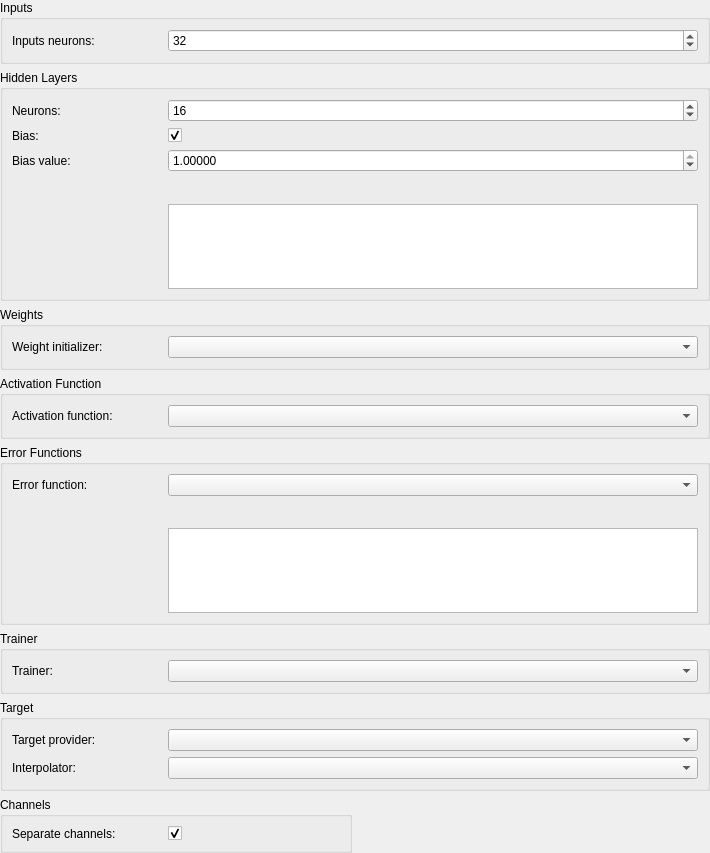
<?xml version="1.0" encoding="UTF-8"?>
<ui version="4.0">
 <class>ViNeuralSelectorWidget</class>
 <widget class="QWidget" name="ViNeuralSelectorWidget">
  <property name="geometry">
   <rect>
    <x>0</x>
    <y>0</y>
    <width>710</width>
    <height>853</height>
   </rect>
  </property>
  <property name="sizePolicy">
   <sizepolicy hsizetype="Preferred" vsizetype="Preferred">
    <horstretch>0</horstretch>
    <verstretch>0</verstretch>
   </sizepolicy>
  </property>
  <property name="minimumSize">
   <size>
    <width>0</width>
    <height>0</height>
   </size>
  </property>
  <property name="maximumSize">
   <size>
    <width>16777215</width>
    <height>16777215</height>
   </size>
  </property>
  <property name="windowTitle">
   <string>Form</string>
  </property>
  <property name="styleSheet">
   <string/>
  </property>
  <layout class="QGridLayout" name="gridLayout">
   <property name="leftMargin">
    <number>0</number>
   </property>
   <property name="topMargin">
    <number>0</number>
   </property>
   <property name="rightMargin">
    <number>0</number>
   </property>
   <property name="bottomMargin">
    <number>0</number>
   </property>
   <item row="3" column="0" colspan="2">
    <widget class="QGroupBox" name="groupBox_4">
     <property name="title">
      <string>Activation Function</string>
     </property>
     <layout class="QGridLayout" name="gridLayout_7">
      <item row="0" column="0">
       <widget class="QLabel" name="label_5">
        <property name="minimumSize">
         <size>
          <width>150</width>
          <height>0</height>
         </size>
        </property>
        <property name="maximumSize">
         <size>
          <width>150</width>
          <height>16777215</height>
         </size>
        </property>
        <property name="text">
         <string>Activation function:</string>
        </property>
       </widget>
      </item>
      <item row="0" column="1">
       <widget class="QComboBox" name="activationFunctionComboBox"/>
      </item>
     </layout>
    </widget>
   </item>
   <item row="5" column="0" colspan="2">
    <widget class="QGroupBox" name="groupBox_6">
     <property name="title">
      <string>Trainer</string>
     </property>
     <layout class="QGridLayout" name="gridLayout_10">
      <item row="0" column="0">
       <widget class="QLabel" name="label_8">
        <property name="minimumSize">
         <size>
          <width>150</width>
          <height>0</height>
         </size>
        </property>
        <property name="maximumSize">
         <size>
          <width>150</width>
          <height>16777215</height>
         </size>
        </property>
        <property name="text">
         <string>Trainer:</string>
        </property>
       </widget>
      </item>
      <item row="0" column="1">
       <widget class="QComboBox" name="trainerComboBox"/>
      </item>
     </layout>
    </widget>
   </item>
   <item row="1" column="0" colspan="2">
    <widget class="QGroupBox" name="groupBox">
     <property name="title">
      <string>Hidden Layers</string>
     </property>
     <layout class="QGridLayout" name="gridLayout_2">
      <item row="2" column="1" colspan="7">
       <widget class="QDoubleSpinBox" name="biasValueSpinBox">
        <property name="minimumSize">
         <size>
          <width>100</width>
          <height>0</height>
         </size>
        </property>
        <property name="decimals">
         <number>5</number>
        </property>
        <property name="maximum">
         <double>1.000000000000000</double>
        </property>
        <property name="singleStep">
         <double>0.001000000000000</double>
        </property>
        <property name="value">
         <double>1.000000000000000</double>
        </property>
       </widget>
      </item>
      <item row="0" column="0">
       <widget class="QLabel" name="label_3">
        <property name="minimumSize">
         <size>
          <width>150</width>
          <height>0</height>
         </size>
        </property>
        <property name="maximumSize">
         <size>
          <width>150</width>
          <height>16777215</height>
         </size>
        </property>
        <property name="text">
         <string>Neurons:</string>
        </property>
       </widget>
      </item>
      <item row="4" column="6">
       <widget class="ViButton" name="hiddenLayerRemove" native="true"/>
      </item>
      <item row="4" column="7">
       <spacer name="horizontalSpacer_4">
        <property name="orientation">
         <enum>Qt::Horizontal</enum>
        </property>
        <property name="sizeHint" stdset="0">
         <size>
          <width>40</width>
          <height>20</height>
         </size>
        </property>
       </spacer>
      </item>
      <item row="4" column="3" colspan="3">
       <widget class="ViButton" name="hiddenLayerAdd" native="true"/>
      </item>
      <item row="0" column="1" colspan="7">
       <widget class="QSpinBox" name="hiddenNeuronsSpinBox">
        <property name="minimumSize">
         <size>
          <width>100</width>
          <height>0</height>
         </size>
        </property>
        <property name="minimum">
         <number>1</number>
        </property>
        <property name="maximum">
         <number>1024</number>
        </property>
        <property name="value">
         <number>16</number>
        </property>
       </widget>
      </item>
      <item row="1" column="1" colspan="7">
       <widget class="QCheckBox" name="biasCheckBox">
        <property name="maximumSize">
         <size>
          <width>16777215</width>
          <height>16777215</height>
         </size>
        </property>
        <property name="text">
         <string/>
        </property>
        <property name="checked">
         <bool>true</bool>
        </property>
       </widget>
      </item>
      <item row="1" column="0">
       <widget class="QLabel" name="label_4">
        <property name="minimumSize">
         <size>
          <width>150</width>
          <height>0</height>
         </size>
        </property>
        <property name="maximumSize">
         <size>
          <width>150</width>
          <height>16777215</height>
         </size>
        </property>
        <property name="text">
         <string>Bias:</string>
        </property>
       </widget>
      </item>
      <item row="2" column="0">
       <widget class="QLabel" name="biasValueLabel">
        <property name="text">
         <string>Bias value:</string>
        </property>
       </widget>
      </item>
      <item row="6" column="1" colspan="7">
       <widget class="QListWidget" name="hiddenLayerList">
        <property name="maximumSize">
         <size>
          <width>16777215</width>
          <height>100</height>
         </size>
        </property>
        <property name="selectionMode">
         <enum>QAbstractItemView::ExtendedSelection</enum>
        </property>
       </widget>
      </item>
      <item row="4" column="1">
       <spacer name="horizontalSpacer">
        <property name="orientation">
         <enum>Qt::Horizontal</enum>
        </property>
        <property name="sizeHint" stdset="0">
         <size>
          <width>40</width>
          <height>20</height>
         </size>
        </property>
       </spacer>
      </item>
     </layout>
    </widget>
   </item>
   <item row="6" column="0" colspan="2">
    <widget class="QGroupBox" name="groupBox_7">
     <property name="title">
      <string>Target</string>
     </property>
     <layout class="QGridLayout" name="gridLayout_9">
      <item row="1" column="1">
       <widget class="QComboBox" name="interpolatorComboBox"/>
      </item>
      <item row="0" column="0">
       <widget class="QLabel" name="label_7">
        <property name="minimumSize">
         <size>
          <width>150</width>
          <height>0</height>
         </size>
        </property>
        <property name="maximumSize">
         <size>
          <width>150</width>
          <height>16777215</height>
         </size>
        </property>
        <property name="text">
         <string>Target provider:</string>
        </property>
       </widget>
      </item>
      <item row="0" column="1">
       <widget class="QComboBox" name="targetProviderComboBox"/>
      </item>
      <item row="1" column="0">
       <widget class="QLabel" name="interpolatorLabel">
        <property name="text">
         <string>Interpolator:</string>
        </property>
       </widget>
      </item>
     </layout>
    </widget>
   </item>
   <item row="0" column="0" colspan="2">
    <widget class="QGroupBox" name="groupBox_3">
     <property name="title">
      <string>Inputs</string>
     </property>
     <layout class="QGridLayout" name="gridLayout_6">
      <item row="0" column="0">
       <widget class="QLabel" name="label">
        <property name="minimumSize">
         <size>
          <width>150</width>
          <height>0</height>
         </size>
        </property>
        <property name="maximumSize">
         <size>
          <width>150</width>
          <height>16777215</height>
         </size>
        </property>
        <property name="text">
         <string>Inputs neurons:</string>
        </property>
       </widget>
      </item>
      <item row="0" column="1">
       <widget class="QSpinBox" name="inputSpinBox">
        <property name="minimum">
         <number>2</number>
        </property>
        <property name="maximum">
         <number>1024</number>
        </property>
        <property name="value">
         <number>32</number>
        </property>
       </widget>
      </item>
     </layout>
    </widget>
   </item>
   <item row="7" column="0">
    <widget class="QGroupBox" name="groupBox_8">
     <property name="title">
      <string>Channels</string>
     </property>
     <layout class="QGridLayout" name="gridLayout_3">
      <item row="0" column="0">
       <widget class="QLabel" name="label_9">
        <property name="maximumSize">
         <size>
          <width>150</width>
          <height>16777215</height>
         </size>
        </property>
        <property name="text">
         <string>Separate channels:</string>
        </property>
       </widget>
      </item>
      <item row="0" column="1">
       <widget class="QCheckBox" name="channelsCheckBox">
        <property name="text">
         <string/>
        </property>
        <property name="checked">
         <bool>true</bool>
        </property>
       </widget>
      </item>
     </layout>
    </widget>
   </item>
   <item row="2" column="0" colspan="2">
    <widget class="QGroupBox" name="groupBox_5">
     <property name="title">
      <string>Weights</string>
     </property>
     <layout class="QGridLayout" name="gridLayout_8">
      <item row="0" column="0">
       <widget class="QLabel" name="label_2">
        <property name="maximumSize">
         <size>
          <width>150</width>
          <height>16777215</height>
         </size>
        </property>
        <property name="sizeIncrement">
         <size>
          <width>150</width>
          <height>0</height>
         </size>
        </property>
        <property name="text">
         <string>Weight initializer:</string>
        </property>
       </widget>
      </item>
      <item row="0" column="1">
       <widget class="QComboBox" name="weightInitializerComboBox"/>
      </item>
     </layout>
    </widget>
   </item>
   <item row="4" column="0" colspan="2">
    <widget class="QGroupBox" name="groupBox_2">
     <property name="title">
      <string>Error Functions</string>
     </property>
     <layout class="QGridLayout" name="gridLayout_5">
      <item row="1" column="4">
       <spacer name="horizontalSpacer_2">
        <property name="orientation">
         <enum>Qt::Horizontal</enum>
        </property>
        <property name="sizeHint" stdset="0">
         <size>
          <width>40</width>
          <height>20</height>
         </size>
        </property>
       </spacer>
      </item>
      <item row="0" column="0">
       <widget class="QLabel" name="label_6">
        <property name="minimumSize">
         <size>
          <width>150</width>
          <height>0</height>
         </size>
        </property>
        <property name="maximumSize">
         <size>
          <width>150</width>
          <height>16777215</height>
         </size>
        </property>
        <property name="text">
         <string>Error function:</string>
        </property>
       </widget>
      </item>
      <item row="1" column="2">
       <widget class="ViButton" name="errorFunctionAdd" native="true">
        <zorder>errorFunctionRemove</zorder>
       </widget>
      </item>
      <item row="1" column="3">
       <widget class="ViButton" name="errorFunctionRemove" native="true"/>
      </item>
      <item row="1" column="1">
       <spacer name="horizontalSpacer_3">
        <property name="orientation">
         <enum>Qt::Horizontal</enum>
        </property>
        <property name="sizeHint" stdset="0">
         <size>
          <width>40</width>
          <height>20</height>
         </size>
        </property>
       </spacer>
      </item>
      <item row="2" column="1" rowspan="2" colspan="4">
       <widget class="QListWidget" name="errorFunctionList">
        <property name="maximumSize">
         <size>
          <width>16777215</width>
          <height>100</height>
         </size>
        </property>
        <property name="selectionMode">
         <enum>QAbstractItemView::ExtendedSelection</enum>
        </property>
       </widget>
      </item>
      <item row="0" column="1" colspan="4">
       <widget class="QComboBox" name="errorFunctionComboBox"/>
      </item>
     </layout>
    </widget>
   </item>
  </layout>
 </widget>
 <customwidgets>
  <customwidget>
   <class>ViButton</class>
   <extends>QWidget</extends>
   <header>vibutton.h</header>
   <container>1</container>
  </customwidget>
 </customwidgets>
 <resources/>
 <connections/>
</ui>
